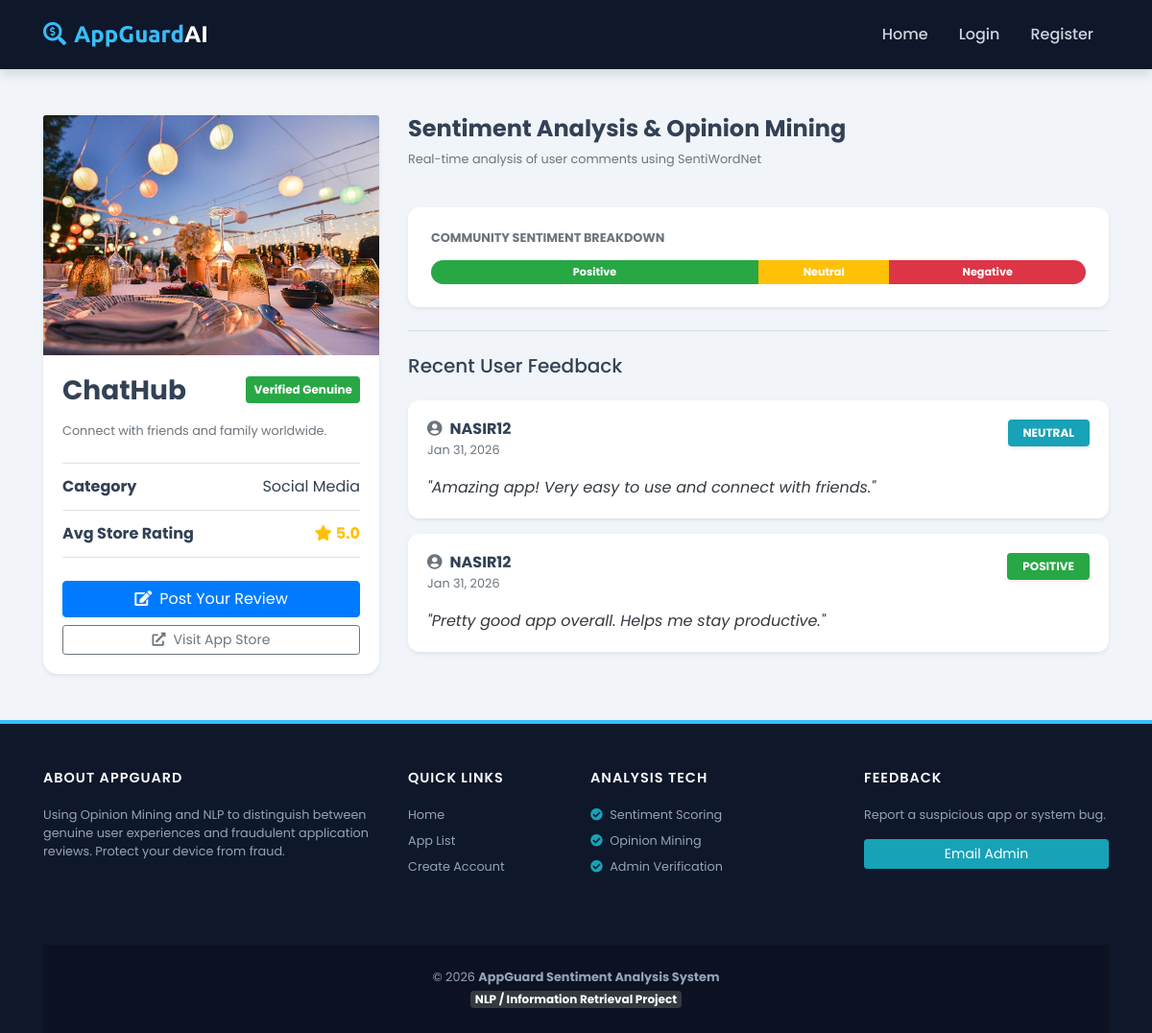
Page /app/2/ on the committed database.
### myapp/models.py (models this page shows, shortened)
class Application(models.Model):
    name = models.CharField(max_length=150)
    link = models.URLField(max_length=255)
    description = models.TextField()
    category = models.ForeignKey(Category, on_delete=models.SET_NULL, null=True)
    image = models.ImageField(upload_to="app_images/", blank=True, null=True)
    added_on = models.DateTimeField(default=timezone.now)
    rating = models.FloatField(default=5.0)
    avg_sentiment_score = models.FloatField(default=0.0) # Average sentiment score
    is_fraud = models.BooleanField(default=False)

class Category(models.Model):
    name = models.CharField(max_length=100, unique=True)

class Review(models.Model):
    SENTIMENT_CHOICES = (
        ('positive', 'Positive'),
        ('negative', 'Negative'),
        ('neutral', 'Neutral'),
    )
    user = models.ForeignKey(CustomerUser, on_delete=models.CASCADE)
    app = models.ForeignKey(Application, on_delete=models.CASCADE)
    comment = models.TextField()
    rating = models.PositiveSmallIntegerField(default=0)  # 1-5 scale
    sentiment = models.CharField(max_length=10, choices=SENTIMENT_CHOICES, blank=True, null=True)
    sentiment_score = models.FloatField(blank=True, null=True)  # -1 to 1 score
    ip_address = models.GenericIPAddressField(blank=True, null=True)
    is_fake = models.BooleanField(default=False)  # Fake review detection
    created_at = models.DateTimeField(default=timezone.now)

class CustomerUser(models.Model):
    STATUS_CHOICES = (
        ('active', 'Active'),
        ('inactive', 'Inactive'),
        ('banned', 'Banned'),
    )
    user_id = models.AutoField(primary_key=True)
    username = models.CharField(max_length=150, unique=True)
    email = models.EmailField(unique=True)
    password = models.CharField(max_length=255)
    full_name = models.CharField(max_length=150, blank=True, null=True)
    profile_image = models.ImageField(upload_to='profiles/', blank=True, null=True)
    bio = models.TextField(blank=True, null=True)
    phone = models.CharField(max_length=20, blank=True, null=True)
    gender = models.CharField(
        max_length=10,
        choices=[('Male', 'Male'), ('Female', 'Female'), ('Other', 'Other')],
        blank=True,
        null=True
    )
    dob = models.DateField(blank=True, null=True)
    country = models.CharField(max_length=100, blank=True, null=True)
    status = models.CharField(max_length=10, choices=STATUS_CHOICES, default='active')
    last_login = models.DateTimeField(auto_now=True)
    created_at = models.DateTimeField(auto_now_add=True)
    updated_at = models.DateTimeField(auto_now=True)

### myapp/views.py (the view)
# urls.py: path('app/<int:app_id>/', views.app_details, name='app_details'),
def app_details(request, app_id):
    app = get_object_or_404(Application, id=app_id)
    reviews = Review.objects.filter(app=app)
    return render(request, 'app_details.html', {
        'app': app,
        'reviews': reviews
    })

### templates/app_details.html (shortened to what this page needs)
{% extends "base.html" %}
{% block content %}
<div class="container my-5">
    <div class="row">
        <div class="col-lg-4">
            <div class="card shadow-sm border-0 sticky-top" style="top: 100px; border-radius: 15px;">
                {% if app.image %}
                    <img src="{{ app.image.url }}" class="card-img-top" alt="{{ app.name }}" style="height: 250px; object-fit: cover;">
                {% endif %}
                <div class="card-body">
                    <div class="d-flex justify-content-between align-items-center mb-3">
                        <h3 class="font-weight-bold mb-0">{{ app.name }}</h3>
                        <span class="badge {% if app.is_fraud %}badge-danger{% else %}badge-success{% endif %} p-2">
                            {% if app.is_fraud %}Fraud App{% else %}Verified Genuine{% endif %}
                        </span>
                    </div>
                    <p class="text-muted small mb-4">{{ app.description }}</p>
                    <ul class="list-group list-group-flush border-top border-bottom mb-4">
                        <li class="list-group-item d-flex justify-content-between align-items-center px-0 bg-transparent">
                            <strong>Category</strong>
                            <span>{{ app.category.name }}</span>
                        </li>
                        <li class="list-group-item d-flex justify-content-between align-items-center px-0 bg-transparent">
                            <strong>Avg Store Rating</strong>
                            <span class="text-warning font-weight-bold"><i class="fas fa-star mr-1"></i>{{ app.rating }}</span>
                        </li>
                    </ul>
                    <a href="{% url 'add_review' app.id %}" class="btn btn-primary btn-block shadow-sm">
                        <i class="fas fa-edit mr-2"></i>Post Your Review
                    </a>
                    {% if app.link %}
                        <a href="{{ app.link }}" target="_blank" class="btn btn-outline-secondary btn-block btn-sm mt-2">
                            <i class="fas fa-external-link-alt mr-2"></i>Visit App Store
                        </a>
                    {% endif %}
                </div>
            </div>
        </div>
        <div class="col-lg-8">
            <div class="d-flex justify-content-between align-items-end mb-4">
                <div>
                    <h4 class="font-weight-bold">Sentiment Analysis & Opinion Mining</h4>
                    <p class="text-muted small">Real-time analysis of user comments using SentiWordNet</p>
                </div>
            </div>
            <div class="card shadow-sm border-0 mb-4 p-4" style="border-radius: 12px;">
                <h6 class="font-weight-bold text-uppercase small text-muted mb-3">Community Sentiment Breakdown</h6>
                <div class="progress" style="height: 25px; border-radius: 50px;">
                    <div class="progress-bar bg-success" role="progressbar" style="width: {{ pos_percent|default:50 }}%" title="Positive">Positive</div>
                    <div class="progress-bar bg-warning" role="progressbar" style="width: {{ neu_percent|default:20 }}%" title="Neutral">Neutral</div>
                    <div class="progress-bar bg-danger" role="progressbar" style="width: {{ neg_percent|default:30 }}%" title="Negative">Negative</div>
                </div>
            </div>
            <hr class="my-4">
            <h5 class="mb-4">Recent User Feedback</h5>
            {% for review in reviews %}
                <div class="card mb-3 border-0 shadow-sm" style="border-radius: 12px;">
                    <div class="card-body">
                        <div class="d-flex justify-content-between mb-2">
                            <div>
                                <h6 class="font-weight-bold mb-0"><i class="fas fa-user-circle text-secondary mr-2"></i>{{ review.user.username }}</h6>
                                <small class="text-muted">{{ review.created_at|date:"M d, Y" }}</small>
                            </div>
                            <div class="text-right">
                                <span class="badge shadow-sm px-3 py-2
                                    {% if review.sentiment|lower == 'positive' %}badge-success
                                    {% elif review.sentiment|lower == 'negative' %}badge-danger
                                    {% else %}badge-info{% endif %}">
                                    {{ review.sentiment|upper }}
                                </span>
                            </div>
                        </div>
                        <p class="card-text text-dark mt-3" style="font-style: italic;">"{{ review.comment }}"</p>
                    </div>
                </div>
            {% empty %}
                <div class="text-center py-5 bg-white rounded shadow-sm">
                    <i class="fas fa-comment-slash fa-3x text-light mb-3"></i>
                    <p class="text-muted">No sentiment analysis data available for this app yet.</p>
                </div>
            {% endfor %}
        </div>
    </div>
</div>
{% endblock %}

### templates/base.html (style rules this page uses)
:root { --primary-color: #0f172a; --accent-color: #38bdf8; --fraud-red: #ef4444; --genuine-green: #22c55e; --light-bg: #f1f5f9; }
body { font-family: 'Poppins', sans-serif; background-color: var(--light-bg); color: #334155; display: flex; flex-direction: column; min-height: 100vh; }

### templates/app_details.html (style rules this page uses)
.sticky-top { z-index: 10; }
.progress-bar { font-weight: bold; font-size: 0.7rem; }

### rows in the picture
Application: image (picture), name "ChatHub", description "Connect with friends and family worldwide.", category.name "Social Media", rating "5.0"
Review: user.username "NASIR12", created_at "Jan 31, 2026", sentiment "NEUTRAL", comment "Amazing app! Very easy to use and connect with friends."
Review: user.username "NASIR12", created_at "Jan 31, 2026", sentiment "POSITIVE", comment "Pretty good app overall. Helps me stay productive."
